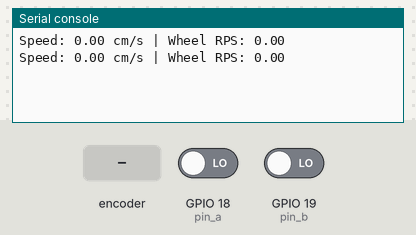
The program below on a simulated ESP32 board running MicroPython. Shown: the last lines printed to the serial console. The test bench sets the inputs (shaded band); at power-on: GPIO 18 (pin_a) LOW, GPIO 19 (pin_b) LOW.

Above: at 1.2 s.
1.3 s: rotary encoder on GPIO 18 (pin_a) / GPIO 19 (pin_b) turned 1 step (first pin leading)
At 1.9 s:
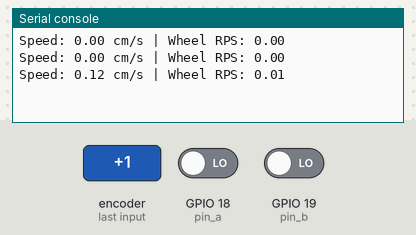
3.0 s: rotary encoder on GPIO 18 (pin_a) / GPIO 19 (pin_b) turned 3 steps (first pin leading)
At 3.9 s:
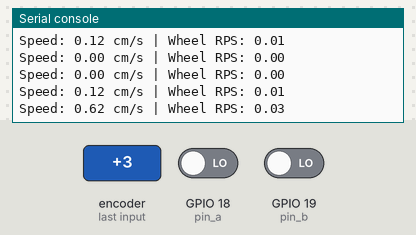
Timing chart, 0 to 6.0 s (numbered marks = the images above; inputs shaded):
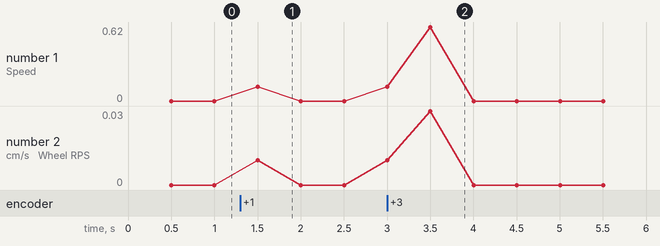

Measured:
- after the input at 1.3 s, the serial console: prints a new line after 0.20 s (image 1)
- after the input at 3.0 s, the serial console: prints a new line after 0.50 s (image 2)

The program:

main.py
```python
# code to test the motor wheel encoder
# running on a esp32 with micropython
#reporting the speed of the wheel in cm/s with the wheel diameter in cm and a gearbox ratio accounted for
# will need calibration for the number of pulses per revolution (PPR) of the encoder
# and the gearbox ratio and the wheel diameter.


from machine import Pin
from time import ticks_us, ticks_diff, sleep
import micropython
import math

# === CONFIGURATION ===
PPR = 11  # encoder pulses per motor revolution (check your encoder datasheet)
GEAR_RATIO = 30  # gearbox reduction ratio
WHEEL_DIAMETER_CM = 6.5

# === Encoder Pins ===
pin_a = Pin(18, Pin.IN)
pin_b = Pin(19, Pin.IN)

# === Runtime Variables ===
tick_count = 0
last_a = 0

# === ISR: Count pulses ===
def update(pin):
    global tick_count, last_a
    a = pin_a.value()
    b = pin_b.value()
    if a != last_a:  # only on change
        direction = 1 if a != b else -1
        tick_count += direction
        last_a = a

# Attach interrupt
pin_a.irq(trigger=Pin.IRQ_RISING | Pin.IRQ_FALLING, handler=update)

# === Main Loop ===
while True:
    start_ticks = tick_count
    start_time = ticks_us()
    sleep(0.5)  # measure over 0.5s
    delta_ticks = tick_count - start_ticks
    delta_time = ticks_diff(ticks_us(), start_time) / 1_000_000  # seconds

    # Compute wheel speed
    motor_rps = delta_ticks / PPR / delta_time
    wheel_rps = motor_rps / GEAR_RATIO
    wheel_circ = math.pi * WHEEL_DIAMETER_CM
    speed_cm_s = wheel_rps * wheel_circ

    print("Speed: {:.2f} cm/s | Wheel RPS: {:.2f}".format(speed_cm_s, wheel_rps))
```
